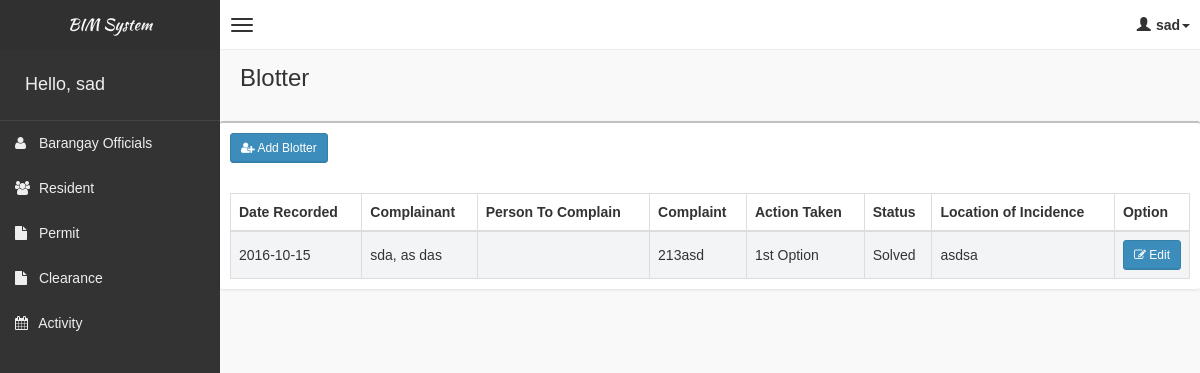
The app's page /pages/blotter/blotter.php (signed in) with its own data.
### tables this page shows
CREATE TABLE `tblblotter` (
  `id` int(11) NOT NULL,
  `yearRecorded` varchar(4) NOT NULL,
  `dateRecorded` date NOT NULL,
  `complainant` text NOT NULL,
  `cage` int(11) NOT NULL,
  `caddress` text NOT NULL,
  `ccontact` int(11) NOT NULL,
  `personToComplain` text NOT NULL,
  `page` int(11) NOT NULL,
  `paddress` text NOT NULL,
  `pcontact` int(11) NOT NULL,
  `complaint` text NOT NULL,
  `actionTaken` varchar(50) NOT NULL,
  `sStatus` varchar(50) NOT NULL,
  `locationOfIncidence` text NOT NULL,
  `recordedby` varchar(50) NOT NULL
);

### pages/blotter/blotter.php (shortened to what this page needs)
<!DOCTYPE html>
<html>
    <?php
    if(!isset($_SESSION['role']))
    {
        header("Location: ../../login.php");
    }
    else
    {
    include('../head_css.php'); ?>
    <body class="skin-black">
        <?php
        include "../connection.php";
        ?>
        <?php include('../header.php'); ?>
        <div class="wrapper row-offcanvas row-offcanvas-left">
            <?php include('../sidebar-left.php'); ?>
            <aside class="right-side">
                <section class="content-header">
                    <h1>
                        Blotter
                    </h1>
                </section>
                <section class="content">
                    <div class="row">
                            <div class="box">
                                <div class="box-header">
                                    <div style="padding:10px;">
                                        <button class="btn btn-primary btn-sm" data-toggle="modal" data-target="#addModal"><i class="fa fa-user-plus" aria-hidden="true"></i> Add Blotter</button>
                                    </div>
                                </div>
                                <div class="box-body table-responsive">
                                <form method="post">
                                    <table id="table" class="table table-bordered table-striped">
                                        <thead>
                                            <tr>
                                                <th>Date Recorded</th>
                                                <th>Complainant</th>
                                                <th>Person To Complain</th>
                                                <th>Complaint</th>
                                                <th>Action Taken</th>
                                                <th>Status</th>
                                                <th>Location of Incidence</th>
                                                <th style="width: 40px !important;">Option</th>
                                            </tr>
                                        </thead>
                                        <tbody>
                                            <?php
                                            if(!isset($_SESSION['staff']))
                                            {
                                                $squery = mysqli_query($con, "SELECT *,r.id as rid,b.id as bid,CONCAT(r.lname,', ', r.fname, ' ', r.mname) as rname from tblblotter b left join tblresident r on b.personToComplain = r.id ") or die('Error: ' . mysqli_error($con));
                                                while($row = mysqli_fetch_array($squery))
                                                {
                                                    echo '
                                                    <tr>
                                                        <td><input type="checkbox" name="chk_delete[]" class="chk_delete" value="'.$row['bid'].'" /></td>
                                                        <td>'.$row['dateRecorded'].'</td>
                                                        <td>'.$row['complainant'].'</td>
                                                        <td>'.$row['rname'].'</td>
                                                        <td>'.$row['complaint'].'</td>
                                                        <td>'.$row['actionTaken'].'</td>
                                                        <td>'.$row['sStatus'].'</td>
                                                        <td>'.$row['locationOfIncidence'].'</td>
                                                        <td><button class="btn btn-primary btn-sm" data-target="#editModal'.$row['bid'].'" data-toggle="modal"><i class="fa fa-pencil-square-o" aria-hidden="true"></i> Edit</button></td>
                                                    </tr>
                                                    ';
                                                    include "edit_modal.php";
                                                }
                                            }
                                            else{
                                                $squery = mysqli_query($con, "SELECT *,r.id as rid,b.id as bid,CONCAT(r.lname,', ', r.fname, ' ', r.mname) as rname from tblblotter b left join tblresident r on b.personToComplain = r.id ") or die('Error: ' . mysqli_error($con));
                                                while($row = mysqli_fetch_array($squery))
                                                {
                                                    echo '
                                                    <tr>
                                                        <td>'.$row['dateRecorded'].'</td>
                                                        <td>'.$row['complainant'].'</td>
                                                        <td>'.$row['rname'].'</td>
                                                        <td>'.$row['complaint'].'</td>
                                                        <td>'.$row['actionTaken'].'</td>
                                                        <td>'.$row['sStatus'].'</td>
                                                        <td>'.$row['locationOfIncidence'].'</td>
                                                        <td><button class="btn btn-primary btn-sm" data-target="#editModal'.$row['bid'].'" data-toggle="modal"><i class="fa fa-pencil-square-o" aria-hidden="true"></i> Edit</button></td>
                                                    </tr>
                                                    ';
                                                }
                                            }
                                            ?>
                                        </tbody>
                                    </table>
                                    </form>
                                </div>
                            </div>
                    </div>
                </section>
            </aside>
        </div>
        <?php }
        include "../footer.php"; ?>
    </body>
</html>

### css/AdminLTE.css (style rules this page uses)
html, body { overflow-x: hidden!important; font-family: 'Source Sans Pro', sans-serif; -webkit-font-smoothing: antialiased; min-height: 100%; background: #f9f9f9; }
.wrapper { min-height: 100%; }
.wrapper:before, .wrapper:after { display: table; content: " "; }
.wrapper:after { clear: both; }
.right-side, .left-side { min-height: 100%; display: block; }
.right-side { background-color: #f9f9f9; margin-left: 220px; }
.content { padding: 20px 15px; background: #f9f9f9; }
h1, h2, h3, h4, h5, h6, .h1, .h2, .h3, .h4, .h5, .h6 { font-family: 'Source Sans Pro', sans-serif; }
.table-striped > tbody > tr:nth-child(odd) > td, .table-striped > tbody > tr:nth-child(odd) > th { background-color: #f3f4f5; }
.right-side > .content-header { position: relative; padding: 15px 15px 10px 20px; }
.right-side > .content-header > h1 { margin: 0; font-size: 24px; }
.box { position: relative; background: #ffffff; border-top: 2px solid #c1c1c1; margin-bottom: 20px; -webkit-border-radius: 3px; -moz-border-radius: 3px; border-radius: 3px; width: 100%; box-shadow: 0px 1px 3px rgba(0, 0, 0, 0.1); }
.box .box-header { position: relative; -webkit-border-top-left-radius: 3px; -webkit-border-top-right-radius: 3px; -webkit-border-bottom-right-radius: 0; -webkit-border-bottom-left-radius: 0; -moz-border-radius-topleft: 3px; -moz-border-radius-topright: 3px; -moz-border-radius-bottomright: 0; -moz-border-radius-bottomleft: 0; border-top-left-radius: 3px; border-top-right-radius: 3px; border-bottom-right-radius: 0; border-bottom-left-radius: 0; border-bottom: 0px solid #f4f4f4; color: #444; padding-bottom: 10px; }
.box .box-header:before, .box .box-header:after { display: table; content: " "; }
.box .box-header:after { clear: both; }
.box .box-body { padding: 10px; -webkit-border-top-left-radius: 0; -webkit-border-top-right-radius: 0; -webkit-border-bottom-right-radius: 3px; -webkit-border-bottom-left-radius: 3px; -moz-border-radius-topleft: 0; -moz-border-radius-topright: 0; -moz-border-radius-bottomright: 3px; -moz-border-radius-bottomleft: 3px; border-top-left-radius: 0; border-top-right-radius: 0; border-bottom-right-radius: 3px; border-bottom-left-radius: 3px; }
.box .box-body .table { margin-bottom: 0; }
.btn { font-weight: 500; -webkit-border-radius: 3px; -moz-border-radius: 3px; border-radius: 3px; border: 1px solid transparent; -webkit-box-shadow: inset 0px -2px 0px 0px rgba(0, 0, 0, 0.09); -moz-box-shadow: inset 0px -2px 0px 0px rgba(0, 0, 0, 0.09); box-shadow: inset 0px -1px 0px 0px rgba(0, 0, 0, 0.09); }
.btn.btn-primary { background-color: #3c8dbc; border-color: #367fa9; }
.btn.btn-sm { font-size: 12px; }
.skin-black .right-side > .content-header { background: transparent; box-shadow: none; }

### records on screen
tblblotter: dateRecorded "2016-10-15", complainant "sda, as das", complaint "213asd", actionTaken "1st Option", sStatus "Solved", locationOfIncidence "asdsa"

### other values on screen
$_SESSION['role'] "sad"
